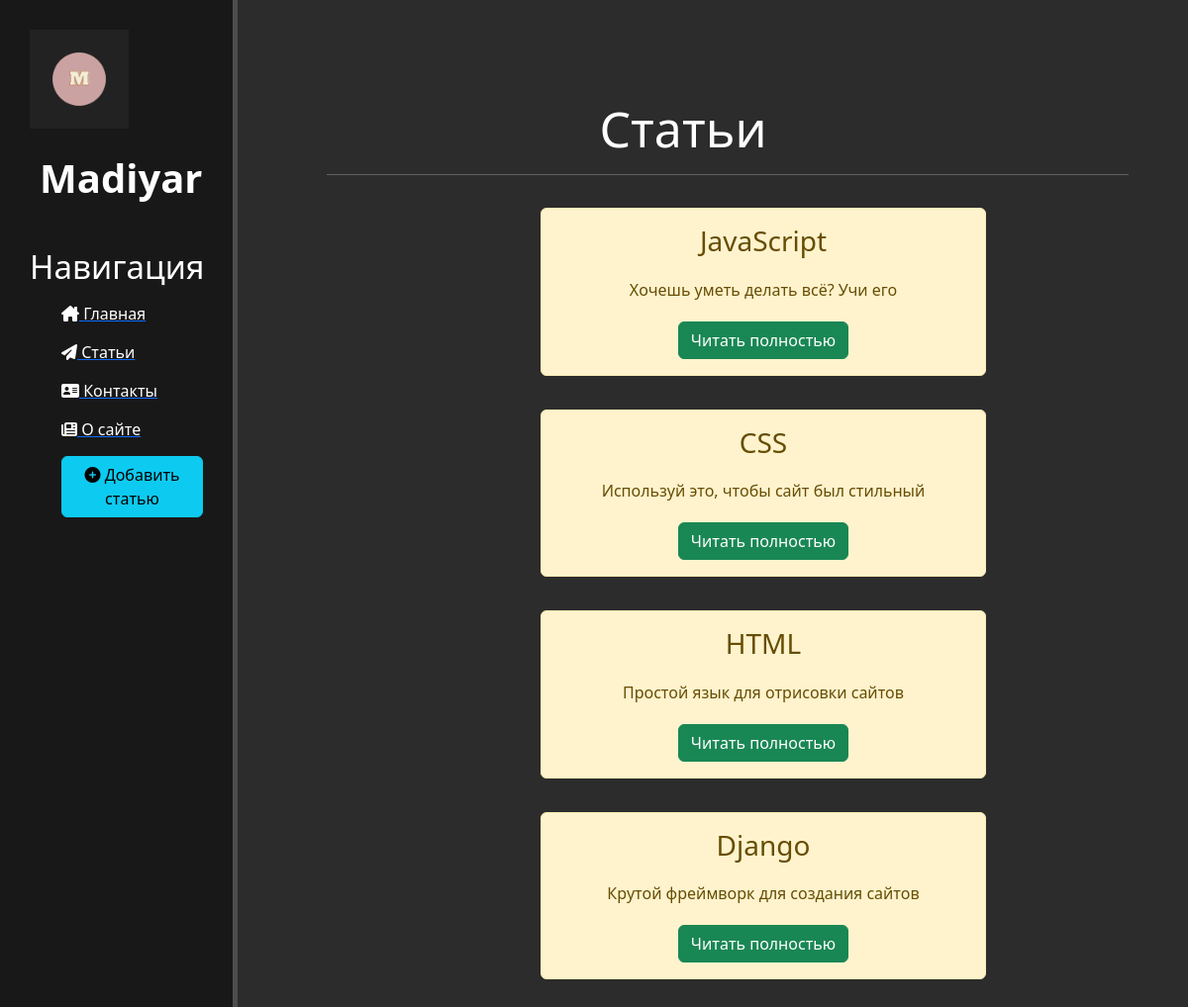
Page /news/ on the committed database.
### news/models.py (models this page shows, shortened)
class Articles(models.Model):
    title = models.CharField('Название', max_length=50)
    anons = models.CharField('Анонс', max_length=250)
    full_text = models.TextField('Статья')
    date = models.DateTimeField('Дата и время публикации')
    class Meta:
        verbose_name = 'Новость'
        verbose_name_plural = 'Новости'

### news/views.py (the view)
# urls.py: path('', views.news_home, name='news_home'),
def news_home(request):
    news = Articles.objects.order_by('-date')
    news_pages = {
        'news_home': 'Статьи',
        'news': news,
    }
    return render(request, 'news/news_home.html', news_pages)

### news/templates/news/news_home.html (shortened to what this page needs)
{% extends 'main/base.html' %}
{% block content %}
    <div class="features">
        <h1>{{ news_home }}</h1>
        <hr class="line">
        {% for el in news %}
            <div class="alert alert-warning">
                <h3>{{ el.title }}</h3>
                <p>{{ el.anons }}</p>
                <a href="{% url 'news_detail' el.id %}" class="btn btn-success">Читать полностью</a>
            </div>
        {% endfor %}
    </div>
{% endblock %}

### main/templates/main/base.html (shortened to what this page needs)
{% load static %}
<!doctype html>
<html lang="ru">
<head>
    <link rel="stylesheet" href="https://cdn.jsdelivr.net/npm/bootstrap@5.2.3/dist/css/bootstrap.min.css">
    <link rel="stylesheet" href="{% static 'main/css/main.css' %}">
    <link rel="stylesheet" href="https://use.fontawesome.com/releases/v5.6.1/css/all.css">
</head>
<body>
    <aside>
        <img src="{% static 'main/img/M.png' %}" alt="Logo">
        <span class="logo">Madiyar</span>
        <h3 class="navigation">Навигация</h3>
        <ul>
            <a href="{% url 'home' %}"><li><i class="fa-solid fa-house-chimney"></i> Главная</li></a>
            <a href="{% url 'news_home' %}"><li><i class="fa-solid fa-paper-plane"></i> Статьи</li></a>
            <a href="{% url 'contacts' %}"><li><i class="fa-solid fa-address-card"></i> Контакты</li></a>
            <a href="{% url 'about' %}"><li><i class="fa-solid fa-newspaper"></i> О сайте</li></a>
            <a href="{% url 'create' %}"><li><button class="btn btn-info"><i class="fas fa-plus-circle"></i> Добавить статью</button></li></a>
        </ul>
    </aside>
    <main>
        {% block content %}
        {% endblock %}
    </main>
</body>
</html>

### main/static/main/css/main.css (style rules this page uses)
body { background: #2c2c2c; }
aside { float: left; background: #181818; width: 20%; padding: 2.5%; height: 150vh; color: #fff; border-right: 5px solid #4d4d4d; }
aside img { width: 100px; float: left; }
aside .logo { font-size: 40px; margin-left: 10px; font-weight: bold; position: relative; top: 20px; }
aside .navigation { margin-top: 60px; font-size: 33px; }
aside ul { list-style: none }
aside ul li { color: #fff; display: block; margin-top: 15px; transition: transform .5s ease; }
main .features { float: left; color: #fff; margin-top: 100px; text-align: center; width: 75%; }
main .features h1 { font-size: 50px; }
main .features p { max-width: 500px; margin: 20px auto; }
main .line { display: block; margin-left: 90px; }
.alert-warning { float: left; clear: both; width: 450px; margin: 17px 34%; text-align: center; }

### rows in the picture
Articles: title "JavaScript", anons "Хочешь уметь делать всё? Учи его"
Articles: title "CSS", anons "Используй это, чтобы сайт был стильный"
Articles: title "HTML", anons "Простой язык для отрисовки сайтов"
Articles: title "Django", anons "Крутой фреймворк для создания сайтов"

### other values in the picture
{{ news_home }} "Статьи"
